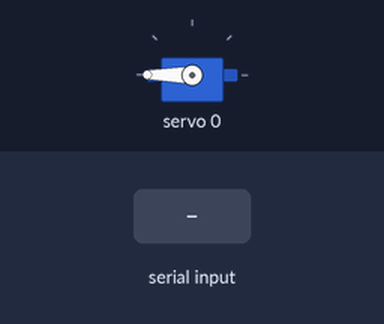
A sketch run on a simulated Arduino Uno, built with avr-gcc and run on an emulated ATmega328P. On the bench: servo. The inputs (shaded band) are chosen by the test bench. What the sketch prints to the serial monitor is not drawn.

Above: at 1.2 s.
1.3 s: "b" received over Serial
At 2.5 s:
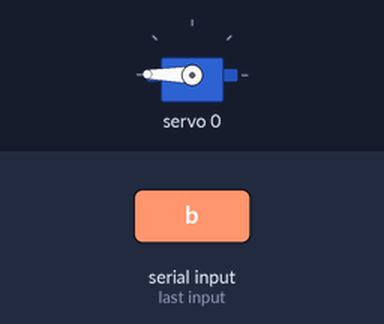
2.8 s: "a" received over Serial
At 3.7 s:
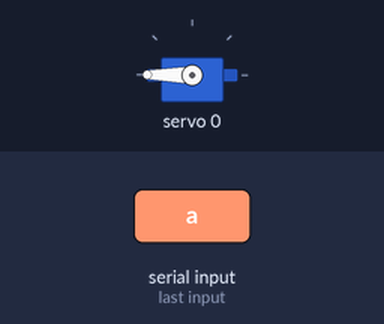
Timing chart, 0 to 5.8 s (numbered marks = the images above; inputs shaded):
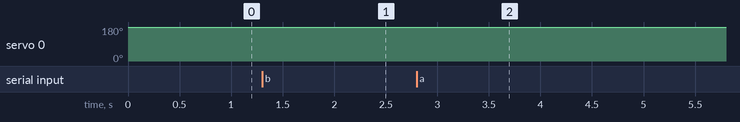

The sketch:

Servo_Timer.ino
```cpp
/**
 * If we want to move by 180 degrees in 150 seconds we have to move 1.2 degrees per second
 *
 * If 550 us correcponds to o degrees and 2400us corresponds to 180 degrees, with a linear interpolation i get:
 * 562.33333333 periodically
 */


// Make sure these libraries are installed
// If not the case, use Tools > Manage Libraries
#include <Wire.h>
#include <Adafruit_PWMServoDriver.h>

// declaring variables

Adafruit_PWMServoDriver pwm = Adafruit_PWMServoDriver();
int servo_num = 0;
int servo_freq = 50;

int pos, MinPulse, MaxPulse;  // current position, minimum (0°) & maximum (180°) pulse length of the servo in µs
float secondStep = 12.33333333;             // unrounded pulse length increase in µs that corresponds to an increase of 1 second
float exactPos = 2400;               // Exact, unrounded position of the servo in µs
char serialVariable;          // Character received through the serial communication
const int USMIN = 550;
const int USMAX = 2400;

void setup() {
  Serial.begin(115200);                 // open serial communication
  Serial.println("Lab 04 - Emre, Ved, David");

  //_________________Begin - Setup_______________
  pwm.begin();

  pwm.setPWMFreq(50);
  pwm.writeMicroseconds(0, USMAX);
  delay(10);

  //_________________End - Setup_______________

}

int floatToInt(float val)
{
  return val;
}

void loop() {

  // Only run the loop if the serial communication is available
  if( Serial.available())
  {

    // read the incoming character and save it in "serialVariable"
    serialVariable = Serial.read();

    // If "a" is received reset the servo to its starting position.

    //_________________Begin - Reset_______________

    if(serialVariable == 'a'){
        pwm.writeMicroseconds(0, USMAX);
        exactPos = 2400;
    }

    //_________________End - Reset_______________


    // If "b" is received move the motor by one step.

    //_________________Begin - Advance_______________
      if(serialVariable == 'b'){
        exactPos = exactPos -secondStep;
        int intValue = floatToInt(exactPos);
       pwm.writeMicroseconds(0, intValue);
    }

    //_________________End - Advance_______________


  }
}
```

Measured:
- after the input at 1.3 s, servo 0: 180° → 179° at once
- after the input at 2.8 s, servo 0: 179° → 180° at once
